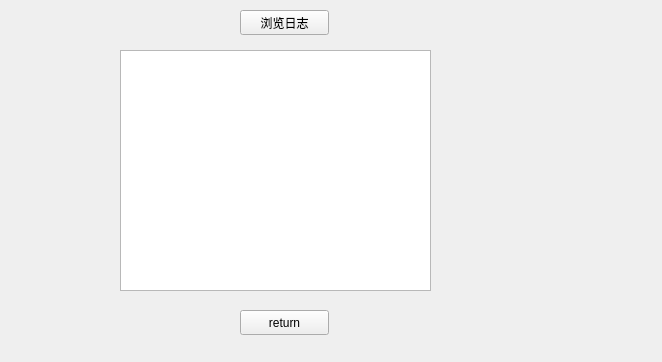
<?xml version="1.0" encoding="UTF-8"?>
<ui version="4.0">
 <class>form</class>
 <widget class="QWidget" name="form">
  <property name="geometry">
   <rect>
    <x>0</x>
    <y>0</y>
    <width>662</width>
    <height>362</height>
   </rect>
  </property>
  <property name="windowTitle">
   <string>Form</string>
  </property>
  <widget class="QPushButton" name="buttonReturn">
   <property name="geometry">
    <rect>
     <x>240</x>
     <y>310</y>
     <width>89</width>
     <height>25</height>
    </rect>
   </property>
   <property name="text">
    <string>return</string>
   </property>
  </widget>
  <widget class="QPushButton" name="browseBtn">
   <property name="geometry">
    <rect>
     <x>240</x>
     <y>10</y>
     <width>89</width>
     <height>25</height>
    </rect>
   </property>
   <property name="text">
    <string>浏览日志</string>
   </property>
  </widget>
  <widget class="QTextEdit" name="textEdit">
   <property name="geometry">
    <rect>
     <x>120</x>
     <y>50</y>
     <width>311</width>
     <height>241</height>
    </rect>
   </property>
  </widget>
 </widget>
 <resources/>
 <connections/>
</ui>
